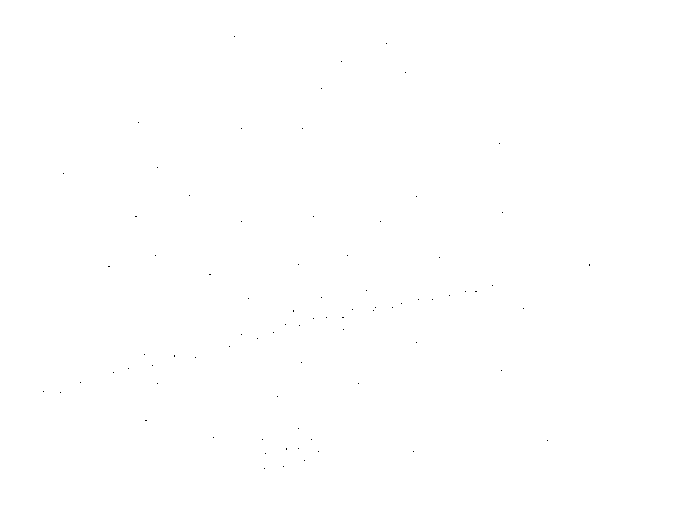
//> input picture Lab2/points_RANSAC/points1.bmp, 688 x 515 px
$ ./Lab2   (built with g++ and OpenCV 4)
//> lines starting //> are read from the running program, lines starting //| are printed output that depends on the picture; after the words box and inside, x2 and y2 are one past the last pixel; in counts of white or black regions, pixels touching at a corner belong together
#include <bits/stdc++.h>

#include <opencv2/core/mat.hpp>
#include <opencv2/highgui.hpp>

#include "opencv2/imgproc.hpp"
#include "opencv2/objdetect.hpp"
#include "opencv2/videoio.hpp"
#define MAX_PATH 1024

using namespace std;
using namespace cv;

pair<pair<int, int>, pair<int, int>> getTwoRandomPoints(vector<pair<int, int>> &points) {
    const int n = points.size();

    pair<int, int> pointOne, pointTwo;
    int idxOne = rand() % n, idxTwo = rand() % n;

    while (true) {
        if (idxOne != idxTwo) {
            break;
        }

        idxTwo = rand() % n;
    }

    return {points[idxOne], points[idxTwo]};
}

typedef struct _lineParams {
    int a, b, c;
} lineParams;

lineParams getLineParams(pair<int, int> pointOne, pair<int, int> pointTwo) {
    lineParams params;
    params.a = pointOne.second - pointTwo.second;
    params.b = pointTwo.first - pointOne.first;
    params.c = pointOne.first * pointTwo.second - pointTwo.first * pointOne.second;
    return params;
}

const double thresholdSize = 10;
const double q = 0.3, p = 0.99;
const int N = log(1 - p) / log(1 - q * q);

double getDistanceFromLineToPoint(lineParams lineParams, pair<int, int> point) {
    return (double) abs(lineParams.a * point.first + lineParams.b * point.second + lineParams.c) / ((double) sqrt(lineParams.a + lineParams.a + lineParams.b + lineParams.b));
}

int getConsensusSetSize(vector<pair<int, int>> points, const lineParams &lineParams) {
    int consensusSetSize = 0;
    for (const auto& point : points) {
        auto distance = getDistanceFromLineToPoint(lineParams, point);
        if (distance <= thresholdSize) {
            ++consensusSetSize;
        }
    }

    return consensusSetSize;
}

int main()
{
    string imagePath = filesystem::current_path().string() + "/Lab2/points_RANSAC/points1.bmp";
    Mat src = imread(imagePath, IMREAD_GRAYSCALE);
//> src: 515 rows x 688 cols, CV_8UC1; 100% white; black in thin lines or dots, all inside (x1, y1, x2, y2) = (43, 36, 590, 469)

    vector<pair<int, int>> points;
    for (int i = 0; i < src.rows; ++i) {
        for (int j = 0; j < src.cols; ++j) {
            if (src.at<uchar>(i, j) == 0) {
                points.push_back({j, i});
            }
        }
    }
//> after the loop, points = 90 pairs, first 12: [234, 36], [386, 43], [341, 61], [405, 72], [321, 88], [138, 122], [241, 128], [302, 128], [499, 143], [157, 167], [63, 173], [189, 195]

    srand(time(NULL));

    int i = 0, bestConsensusSetSize = 0;
    lineParams bestLineParams = {};
    vector<pair<int, int>> bestPoints;
    while (i < N) {
        auto [randomPointOne, randomPointTwo] = getTwoRandomPoints(points);

        lineParams lineParams = getLineParams(randomPointOne, randomPointTwo);
        int consensusSetSize = getConsensusSetSize(points, lineParams);

        if (consensusSetSize > bestConsensusSetSize) {
            bestConsensusSetSize = consensusSetSize;
            bestPoints = {randomPointOne, randomPointTwo};
        }

        ++i;
    }
//> this loop made 48 passes
//> (params.a in getLineParams, params.b in getLineParams, params.c in getLineParams, consensusSetSize, bestConsensusSetSize, bestPoints) on passes 1, 3, 12, 13: (94, 50, -48904, 2, 2, 2 pairs: [366, 290], [416, 196]), (95, 127, -74614, 4, 4, 2 pairs: [375, 307], [502, 212]), (320, 16, -98688, 5, 5, 2 pairs: [286, 448], [302, 128]), (53, 247, -96425, 9, 9, 2 pairs: [342, 317], [589, 264])
//> (randomPointOne, randomPointTwo, params.a in getLineParams, params.b in getLineParams, params.c in getLineParams, consensusSetSize) on passes 2, 4, 5, 6, 7, 8: ((413, 451), (293, 310), 141, -120, -4113, 2), ((523, 308), (248, 298), 10, -275, 79470, 0), ((416, 342), (157, 167), 175, -259, 15778, 0), ((285, 324), (358, 383), -59, 73, -6837, 2), ((502, 212), (439, 257), -45, -63, 35946, 0), ((262, 439), (128, 368), 71, -134, 40224, 0)
//> after the loop, bestConsensusSetSize = 9; i = 48

    Point A(bestPoints[0].first, bestPoints[0].second);
//> A = Point(342, 317)
    Point B(bestPoints[1].first, bestPoints[1].second);
//> B = Point(589, 264)

    line(src, A, B, Scalar(0, 0, 0), 3);
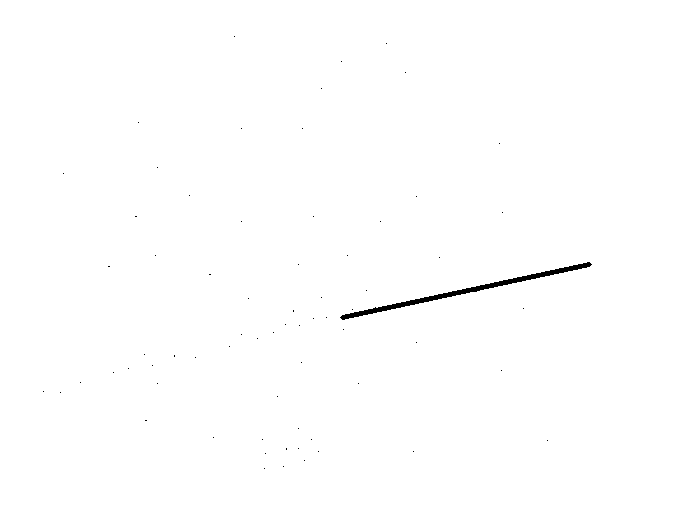
//> src: 515 rows x 688 cols, CV_8UC1; 99.6% white; 69 black regions (68 under 20 px), largest, box (x1, y1, x2, y2) and area: (340, 262, 592, 320) 1229
    imshow("points", src);
    waitKey(0);

    return 0;
}
